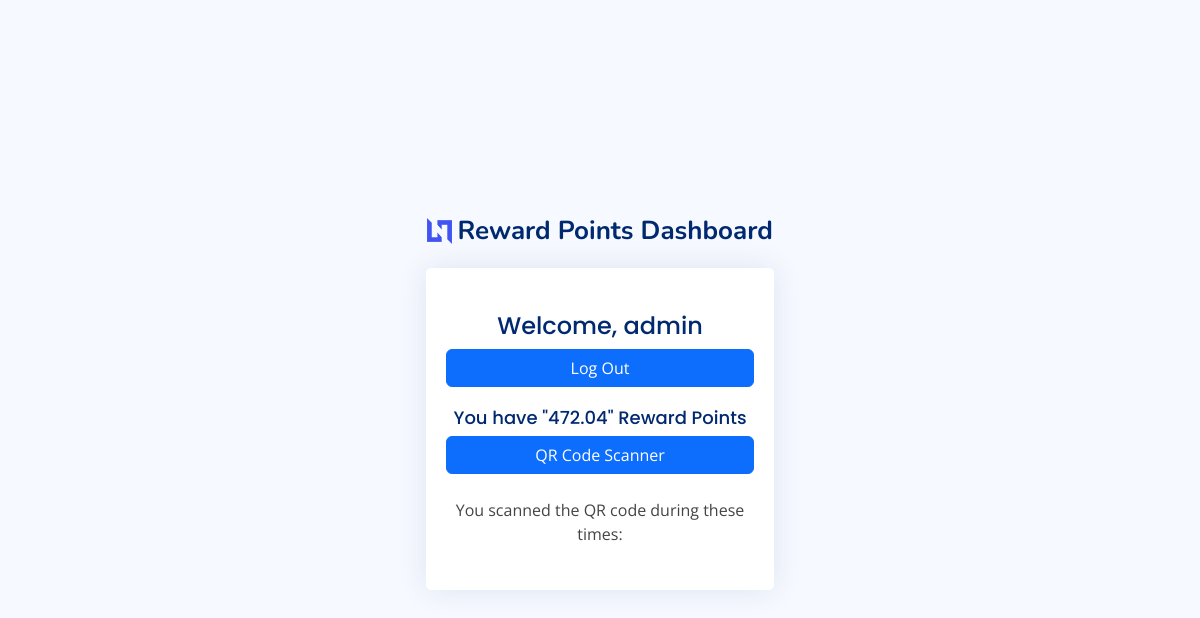
The app's page /dashboard (signed in), older data.
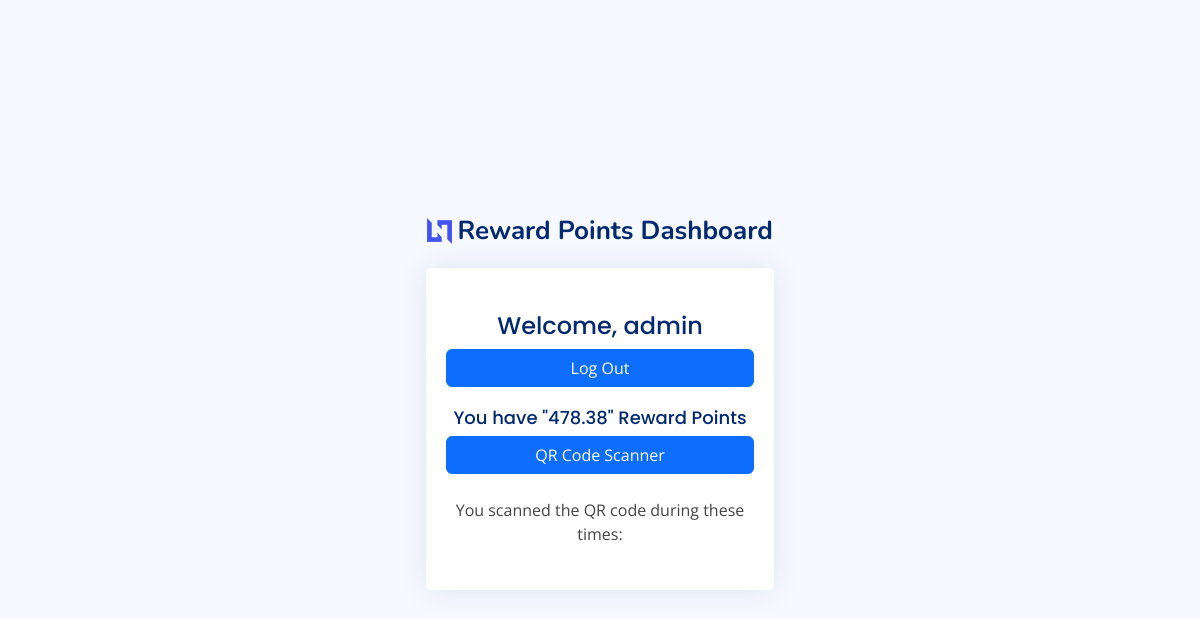
The same page, newer data.
### api/models.py (models this page shows, shortened)
class RewardPoints(models.Model):
    name = models.CharField(max_length=1000, default='')
    value = models.DecimalField(max_digits=10, decimal_places=2, default=0)
    class Meta:
        db_table = 'state'
        verbose_name = 'Reward Point'

### api/views.py (the view)
# urls.py: path('dashboard', views.dashboard, name='dashboard'),    #dashboard page
def dashboard(request):
    callname = RewardPoints.objects.all()
    return render(request, 'dashboard.html',{'callname': callname})

### templates/dashboard.html (shortened to what this page needs)
{% load static %}
<!DOCTYPE html>
<html lang="en">
<head>
  <link href="{% static 'assets/vendor/bootstrap/css/bootstrap.min.css' %}" rel="stylesheet">
  <link href="{% static 'assets/vendor/bootstrap-icons/bootstrap-icons.css' %}" rel="stylesheet">
  <link href="{% static 'assets/vendor/boxicons/css/boxicons.min.css' %}" rel="stylesheet">
  <link href="{% static 'assets/vendor/quill/quill.snow.css' %}" rel="stylesheet">
  <link href="{% static 'assets/vendor/quill/quill.bubble.css' %}" rel="stylesheet">
  <link href="{% static 'assets/vendor/remixicon/remixicon.css' %}" rel="stylesheet">
  <link href="{% static 'assets/vendor/simple-datatables/style.css' %}" rel="stylesheet">
  <link href="{% static 'assets/css/style.css' %}" rel="stylesheet">
</head>
<body>
  <main>
    <div class="container">
      <section class="section register min-vh-100 d-flex flex-column align-items-center justify-content-center py-4">
        <div class="container">
          <div class="row justify-content-center">
            <div class="col-lg-4 col-md-6 d-flex flex-column align-items-center justify-content-center">
              <div class="d-flex justify-content-center py-4">
                <a href="{% url 'root' %}" class="logo d-flex align-items-center w-auto">
                  <img src="{% static 'assets/img/logo.png' %}" alt="">
                  <span class="d-none d-lg-block">Reward Points Dashboard</span>
                </a>
              </div>
              <div class="card mb-3">
                <div class="card-body">
                  {% if user.is_authenticated %}
                  <div class="pt-4 pb-2">
                    <h5 class="card-title text-center pb-0 fs-4">Welcome, {{user.username}}</h5>
                    <div class="col-12">
                      <form action="logout" method="GET">
                        <button class="btn btn-primary w-100" type="submit">Log Out</button>
                      </form>
                    </div>
                    <div class="col-12">
                      {% for rewardpoint in callname %}
                        {% if rewardpoint.name == user.username %}
                        <h5 class="card-title text-center pb-0">You have "{{rewardpoint.value}}" Reward Points</h5>
                        {% endif %}
                      {% endfor %}
                    </div>
                    <div class="col-12">
                      <form action="checking" method="GET">
                        <button class="btn btn-primary w-100" type="submit">QR Code Scanner</button>
                      </form>
                    </div>
                    <div class="col-12">
                      <br>
                      <p class="text-center">You scanned the QR code during these times:</p>
                  </div class="col-12">
                  </div>
                  {% endif %}
                </div>
              </div>
            </div>
          </div>
        </div>
      </section>
    </div>
  </main>
</body>
</html>

Row changes from the older to the newer data that the page shows:
changed RewardPoints: value "472.04" → "478.38"
